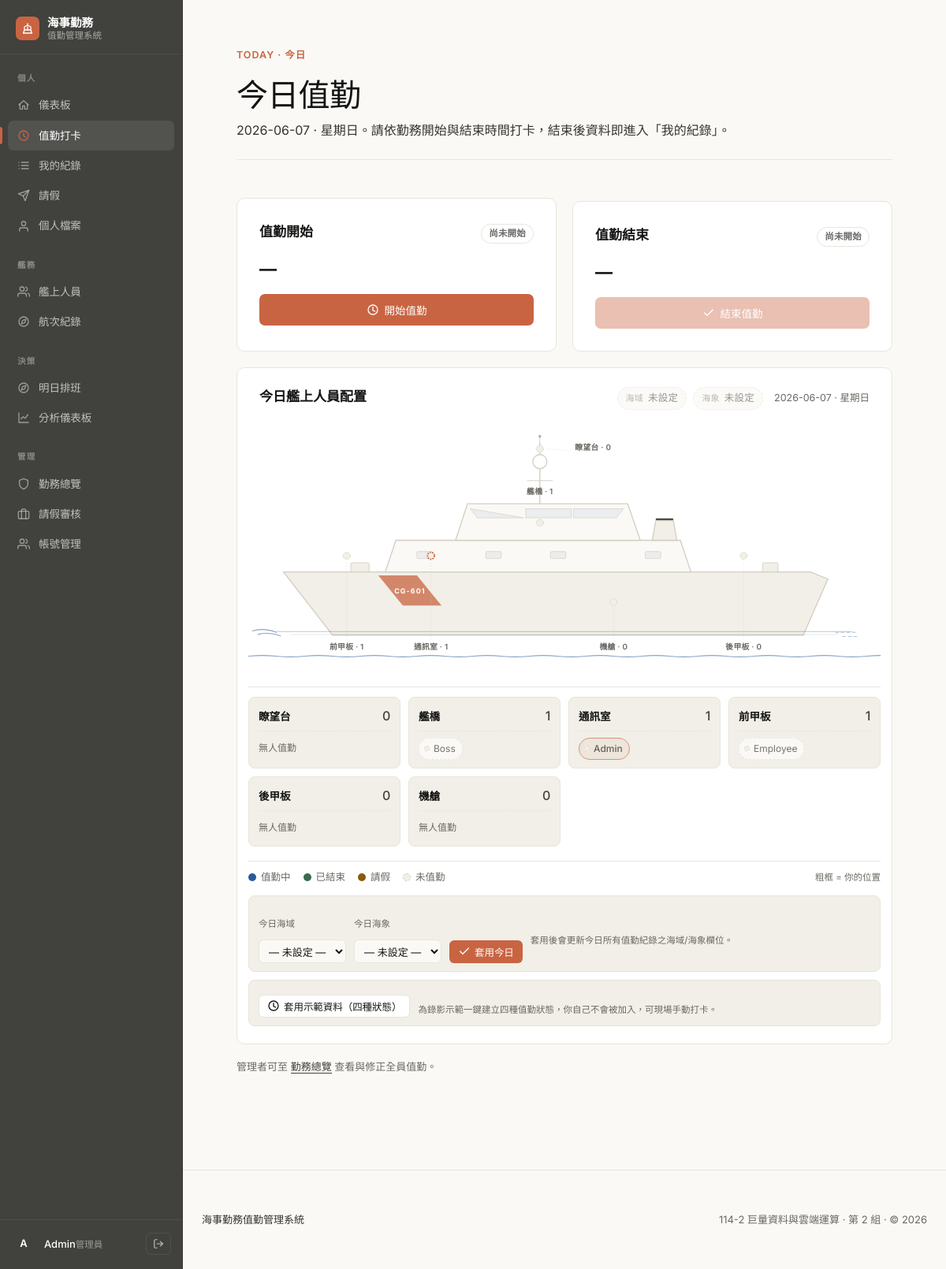
Screenshot of /punch.php (signed in) with the database file from the repository.
### tables this page shows
CREATE TABLE IF NOT EXISTS users (
  user_id INT AUTO_INCREMENT PRIMARY KEY,
  username VARCHAR(50) NOT NULL UNIQUE,
  password_hash VARCHAR(255) NOT NULL,
  full_name VARCHAR(100) NOT NULL,
  role ENUM('boss','admin','employee') NOT NULL DEFAULT 'employee',
  duty_position VARCHAR(20) NOT NULL DEFAULT '前甲板',
  is_active TINYINT(1) NOT NULL DEFAULT 1,
  created_at DATETIME NOT NULL DEFAULT CURRENT_TIMESTAMP
);

### punch.php (the view, shortened to what this page needs)
<?php
require 'db.php';
require 'ui.php';
$uid = (int)$_SESSION['user_id'];
$d   = date('Y-m-d');
$stmt = $pdo->prepare("SELECT * FROM attendance WHERE user_id=? AND work_date=? LIMIT 1");
$stmt->execute([$uid, $d]);
$a = $stmt->fetch();
$stmt = $pdo->prepare("SELECT leave_type FROM leaves WHERE user_id=? AND status='approved' AND date_from<=? AND date_to>=? LIMIT 1");
$stmt->execute([$uid, $d, $d]);
$lv = $stmt->fetchColumn();
$in  = $a['check_in'] ?? null;
$out = $a['check_out'] ?? null;
$can_in  = empty($in) && !$lv;
$can_out = (!empty($in) && empty($out)) && !$lv;
$weekday_zh = ['日','一','二','三','四','五','六'];
$wd = $weekday_zh[(int)date('w')];
?>
<!doctype html>
<html lang="zh-TW">
<head>
</head>
<body>
  <div class="wrap mid">
    <div class="grid2">
      <div class="card">
        <div class="card-head">
          <h2>值勤開始</h2>
          <?php if(!empty($in)): ?><span class="badge ok">已打卡</span><?php else: ?><span class="badge off">尚未開始</span><?php endif; ?>
        </div>
        <div class="t serif"><?= h($in ?? '—') ?></div>
        <form method="post" style="margin-top:8px;">
          <button class="btn primary" type="submit" style="width:100%;" <?= $can_in ? '' : 'disabled' ?>>
            <?= icon_svg('clock') ?>開始值勤
          </button>
        </form>
      </div>
      <div class="card">
        <div class="card-head">
          <h2>值勤結束</h2>
          <?php if(!empty($out)): ?><span class="badge ok">已結束</span><?php elseif(!empty($in)): ?><span class="badge warn">值勤中</span><?php else: ?><span class="badge off">尚未開始</span><?php endif; ?>
        </div>
        <div class="t serif"><?= h($out ?? '—') ?></div>
        <form method="post" style="margin-top:8px;">
          <button class="btn primary" type="submit" style="width:100%;" <?= $can_out ? '' : 'disabled' ?>>
            <?= icon_svg('check') ?>結束值勤
          </button>
        </form>
      </div>
    </div>
    <?php
    $today_zone = null; $today_sea = null;
    $st = $pdo->prepare("SELECT sea_state, COUNT(*) c FROM attendance WHERE work_date=? AND sea_state IS NOT NULL GROUP BY sea_state ORDER BY c DESC LIMIT 1");
    $st->execute([$d]);
    if (!$today_zone) $today_zone = $_SESSION['today_zone'] ?? null;
    if (!$today_sea)  $today_sea  = $_SESSION['today_sea']  ?? null;
    $zone_cls_map = ['港口'=>'zone-port','近海'=>'zone-near','外海'=>'zone-far'];
    $sea_cls_map  = ['平靜'=>'sea-calm','輕浪'=>'sea-light','中浪'=>'sea-med','大浪'=>'sea-rough'];
    $stmt = $pdo->prepare("
      SELECT u.user_id, u.full_name, u.duty_position,
             a.check_in, a.check_out,
             (SELECT leave_type FROM leaves lv
              WHERE lv.user_id=u.user_id AND lv.status='approved'
                AND lv.date_from<=? AND lv.date_to>=? LIMIT 1) AS leave_type
      FROM users u
      LEFT JOIN attendance a ON a.user_id=u.user_id AND a.work_date=?
      WHERE u.is_active=1
      ORDER BY u.user_id
    ");
    $stmt->execute([$d, $d, $d]);
    $crew_all = $stmt->fetchAll();
    $pos_groups = [];
    foreach ($crew_all as $cr) {
      $pos = $cr['duty_position'] ?: '前甲板';
      if ($cr['leave_type'])                                      $st = 'leave';
      elseif (!empty($cr['check_in']) && empty($cr['check_out'])) $st = 'on';
      elseif (!empty($cr['check_out']))                           $st = 'done';
      else                                                        $st = 'off';
      $pos_groups[$pos][] = [
        'name'  => $cr['full_name'],
        'uid'   => (int)$cr['user_id'],
        'status'=> $st,
        'is_me' => ((int)$cr['user_id'] === $uid),
      ];
    }
    $pos_coords = [
      '瞭望台' => ['cx'=>415, 'cy'=>40,  'cap'=>['x'=>465, 'y'=>42,  'leader'=>true, 'ta'=>'start' ]],
      '艦橋'   => ['cx'=>415, 'cy'=>145, 'cap'=>['x'=>415, 'y'=>104, 'ta'=>'middle']],
      '通訊室' => ['cx'=>260, 'cy'=>192, 'cap'=>['x'=>260, 'y'=>325, 'leader'=>true, 'ta'=>'middle']],
      '前甲板' => ['cx'=>140, 'cy'=>192, 'cap'=>['x'=>140, 'y'=>325, 'leader'=>true, 'ta'=>'middle']],
      '後甲板' => ['cx'=>705, 'cy'=>192, 'cap'=>['x'=>705, 'y'=>325, 'leader'=>true, 'ta'=>'middle']],
      '機艙'   => ['cx'=>520, 'cy'=>258, 'cap'=>['x'=>520, 'y'=>325, 'leader'=>true, 'ta'=>'middle']],
    ];
    $st_zh_map = ['on'=>'值勤中','done'=>'已結束','leave'=>'請假','off'=>'未值勤'];
    ?>
    <div class="card ship-card">
      <div class="card-head">
        <h2>今日艦上人員配置</h2>
        <div class="ship-conditions">
          <?php if ($today_zone): ?>
            <span class="cond-chip <?= h($zone_cls_map[$today_zone] ?? '') ?>"><span class="cond-k">海域</span><?= h($today_zone) ?></span>
          <?php else: ?>
            <span class="cond-chip unset"><span class="cond-k">海域</span>未設定</span>
          <?php endif; ?>
          <?php if ($today_sea): ?>
            <span class="cond-chip <?= h($sea_cls_map[$today_sea] ?? '') ?>"><span class="cond-k">海象</span><?= h($today_sea) ?></span>
          <?php else: ?>
            <span class="cond-chip unset"><span class="cond-k">海象</span>未設定</span>
          <?php endif; ?>
          <span class="muted" style="font-size:12.5px;margin-left:6px;"><?= h($d) ?> · 星期<?= h($wd) ?></span>
        </div>
      </div>
      <svg class="ship-svg" viewBox="0 0 900 360" xmlns="http://www.w3.org/2000/svg" role="img" aria-label="海巡署安平級巡防艦人員配置示意圖">
        <text class="sh-reg" x="230" y="246" text-anchor="middle">CG-601</text>
        <?php foreach ($pos_coords as $pos_name => $c):
          $people = $pos_groups[$pos_name] ?? [];
          $n = count($people);
          $cap = $c['cap'];
        ?>
          <text class="sh-pos-lbl" x="<?= $cap['x'] ?>" y="<?= $cap['y'] ?>" text-anchor="<?= $cap['ta'] ?>"><?= h($pos_name) ?> · <?= h($n) ?></text>
        <?php endforeach; ?>
      </svg>
      <div class="ship-roster">
        <?php foreach ($pos_coords as $pos_name => $c):
          $people = $pos_groups[$pos_name] ?? [];
        ?>
          <div class="srs-station">
            <div class="srs-head">
              <span class="srs-name"><?= h($pos_name) ?></span>
              <span class="srs-cnt"><?= h(count($people)) ?></span>
            </div>
            <?php if (empty($people)): ?>
              <div class="srs-empty">無人值勤</div>
            <?php else: ?>
              <div class="srs-people">
                <?php foreach ($people as $person):
                  $st = $person['status'];
                  $me = $person['is_me'] ? ' me' : '';
                  $st_zh = $st_zh_map[$st];
                ?>
                  <span class="srs-chip <?= h($st.$me) ?>" title="<?= h($st_zh) ?>">
                    <span class="srs-dot"></span><?= h($person['name']) ?>
                  </span>
                <?php endforeach; ?>
              </div>
            <?php endif; ?>
          </div>
        <?php endforeach; ?>
      </div>
      <div class="ship-legend">
        <span class="ship-legend-item"><span class="ship-legend-dot on"></span>值勤中</span>
        <span class="ship-legend-item"><span class="ship-legend-dot done"></span>已結束</span>
        <span class="ship-legend-item"><span class="ship-legend-dot leave"></span>請假</span>
        <span class="ship-legend-item"><span class="ship-legend-dot off"></span>未值勤</span>
        <span class="ship-legend-item ship-legend-me">粗框 = 你的位置</span>
      </div>
      <?php if (is_admin()): ?>
        <form method="post" class="ship-cond-form">
          <div>
            <label>今日海域</label>
            <select name="duty_zone">
              <option value="">— 未設定 —</option>
            </select>
          </div>
          <div>
            <label>今日海象</label>
            <select name="sea_state">
              <option value="">— 未設定 —</option>
            </select>
          </div>
          <button class="btn small primary" type="submit" name="act" value="set_cond"><?= icon_svg('check') ?>套用今日</button>
          <span class="cond-hint">套用後會更新今日所有值勤紀錄之海域/海象欄位。</span>
        </form>
        <form method="post" class="ship-cond-form" onsubmit="return confirm('將清除今日值勤紀錄並重新建立「值勤中／已結束／請假／未值勤」四種狀態的示範資料，確定？');">
          <button class="btn small" type="submit"><?= icon_svg('clock') ?>套用示範資料（四種狀態）</button>
          <span class="cond-hint">為錄影示範一鍵建立四種值勤狀態，你自己不會被加入，可現場手動打卡。</span>
        </form>
      <?php endif; ?>
    </div>
    <?php if(is_admin()): ?>
      <div class="muted" style="margin-top:18px;font-size:13px;">
        管理者可至 <a class="inline" href="admin_status.php">勤務總覽</a> 查看與修正全員值勤。
      </div>
    <?php endif; ?>
  </div>
</body>
</html>

### rows the page displays
users: full_name "Boss"
users: full_name "Admin"
users: full_name "Employee"

### other values shown
$label "儀表板 值勤打卡 我的紀錄 請假 個人檔案 艦上人員 航次紀錄 明日排班 分析儀表板 勤務總覽 請假審核 帳號管理"
$init "A"
$name "Admin"
role_name($role) "管理員"
$eyebrow "TODAY · 今日"
$title "今日值勤"
$subtitle "2026-06-07 · 星期日。請依勤務開始與結束時間打卡，結束後資料即進入「我的紀錄」。"
$in "—"
$out "—"
$d "2026-06-07"
$pos_name "瞭望台"
$n "0"
$pos_name "艦橋"
$n "1"
$pos_name "通訊室"
